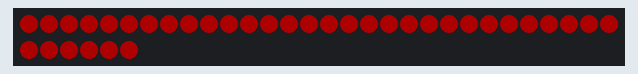
The sketch below on a simulated ESP8266 (NodeMCU). Shown: 36 RGB LEDs in strip order, left to right, continuing on the next row. Dim RGB values are drawn brighter than linear.

Above: at 1.8 s.
At 10.82 s:
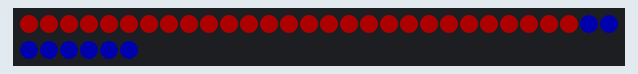
At 17.37 s:
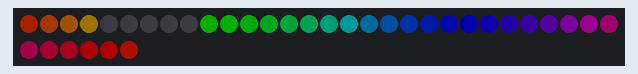
At 20.89 s:
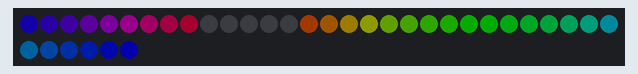
At 30.42 s:
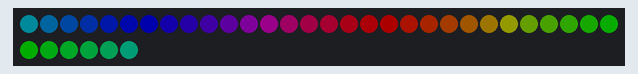
At 39.84 s:
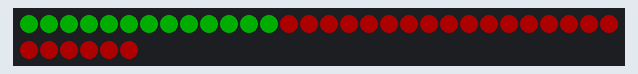

The sketch:

clock_module_Neo_test.ino
```cpp
#include <Adafruit_NeoPixel.h>
#ifdef __AVR__
#include <avr/power.h>
#endif

#define NEO_PIN D6

#define NEO_NUM_LEDS 36

#define BRIGHTNESS 50

Adafruit_NeoPixel strip = Adafruit_NeoPixel(NEO_NUM_LEDS, NEO_PIN, NEO_GRB + NEO_KHZ800);


void setup()
{

    strip.setBrightness(BRIGHTNESS);
    strip.begin();
    strip.show(); // Initialize all pixels to 'off'
}

void loop()
{
    // Some example procedures showing how to display to the pixels:
    colorWipe(strip.Color(255, 0, 0), 50); // Red
    strip.show(); // Initialize all pixels to 'off'
    delay(1000);
    colorWipe(strip.Color(0, 255, 0), 50); // Green
    colorWipe(strip.Color(255, 0, 0), 50); // Red
    strip.show(); // Initialize all pixels to 'off'
    delay(1000);
    colorWipe(strip.Color(0, 0, 255), 50); // Blue
    colorWipe(strip.Color(255, 0, 0), 50); // Red
    strip.show(); // Initialize all pixels to 'off'
    delay(1000);
    colorWipe(strip.Color(0, 0, 0, 255), 50); // White
    colorWipe(strip.Color(255, 0, 0), 50); // Red
    strip.show(); // Initialize all pixels to 'off'
    delay(1000);

    whiteOverRainbow(20, 75, 5);

    colorWipe(strip.Color(0, 0, 0, 255), 50); // White

    rainbowFade2White(3, 3, 1);
    delay(5000);
}

// Fill the dots one after the other with a color
void colorWipe(uint32_t c, uint8_t wait)
{
    for (uint16_t i = 0; i < strip.numPixels(); i++) {
        strip.setPixelColor(i, c);
        strip.show();
        delay(wait);
    }
}


void rainbowFade2White(uint8_t wait, int rainbowLoops, int whiteLoops)
{
    float fadeMax = 100.0;
    int fadeVal = 0;
    uint32_t wheelVal;
    int redVal, greenVal, blueVal;

    for (int k = 0 ; k < rainbowLoops ; k ++) {

        for (int j = 0; j < 256; j++) { // 5 cycles of all colors on wheel

            for (int i = 0; i < strip.numPixels(); i++) {

                wheelVal = Wheel(((i * 256 / strip.numPixels()) + j) & 255);

                redVal = red(wheelVal) * float(fadeVal / fadeMax);
                greenVal = green(wheelVal) * float(fadeVal / fadeMax);
                blueVal = blue(wheelVal) * float(fadeVal / fadeMax);

                strip.setPixelColor( i, strip.Color( redVal, greenVal, blueVal ) );

            }

            //First loop, fade in!
            if (k == 0 && fadeVal < fadeMax - 1) {
                fadeVal++;
            }

            //Last loop, fade out!
            else if (k == rainbowLoops - 1 && j > 255 - fadeMax ) {
                fadeVal--;
            }

            strip.show();
            delay(wait);
        }

    }


    delay(500);

}

void whiteOverRainbow(uint8_t wait, uint8_t whiteSpeed, uint8_t whiteLength )
{

    if (whiteLength >= strip.numPixels()) whiteLength = strip.numPixels() - 1;

    int head = whiteLength - 1;
    int tail = 0;

    int loops = 3;
    int loopNum = 0;

    static unsigned long lastTime = 0;


    while (true) {
        for (int j = 0; j < 256; j++) {
            for (uint16_t i = 0; i < strip.numPixels(); i++) {
                if ((i >= tail && i <= head) || (tail > head && i >= tail) || (tail > head && i <= head) ) {
                    strip.setPixelColor(i, strip.Color(0, 0, 0, 255 ) );
                } else {
                    strip.setPixelColor(i, Wheel(((i * 256 / strip.numPixels()) + j) & 255));
                }

            }

            if (millis() - lastTime > whiteSpeed) {
                head++;
                tail++;
                if (head == strip.numPixels()) {
                    loopNum++;
                }
                lastTime = millis();
            }

            if (loopNum == loops) return;

            head %= strip.numPixels();
            tail %= strip.numPixels();
            strip.show();
            delay(wait);
        }
    }

}
void fullWhite()
{

    for (uint16_t i = 0; i < strip.numPixels(); i++) {
        strip.setPixelColor(i, strip.Color(0, 0, 0, 255 ) );
    }
    strip.show();
}


// Slightly different, this makes the rainbow equally distributed throughout
void rainbowCycle(uint8_t wait)
{
    uint16_t i, j;

    for (j = 0; j < 256 * 5; j++) { // 5 cycles of all colors on wheel
        for (i = 0; i < strip.numPixels(); i++) {
            strip.setPixelColor(i, Wheel(((i * 256 / strip.numPixels()) + j) & 255));
        }
        strip.show();
        delay(wait);
    }
}

void rainbow(uint8_t wait)
{
    uint16_t i, j;

    for (j = 0; j < 256; j++) {
        for (i = 0; i < strip.numPixels(); i++) {
            strip.setPixelColor(i, Wheel((i + j) & 255));
        }
        strip.show();
        delay(wait);
    }
}

// Input a value 0 to 255 to get a color value.
// The colours are a transition r - g - b - back to r.
uint32_t Wheel(byte WheelPos)
{
    WheelPos = 255 - WheelPos;
    if (WheelPos < 85) {
        return strip.Color(255 - WheelPos * 3, 0, WheelPos * 3, 0);
    }
    if (WheelPos < 170) {
        WheelPos -= 85;
        return strip.Color(0, WheelPos * 3, 255 - WheelPos * 3, 0);
    }
    WheelPos -= 170;
    return strip.Color(WheelPos * 3, 255 - WheelPos * 3, 0, 0);
}

uint8_t red(uint32_t c)
{
    return (c >> 16);
}
uint8_t green(uint32_t c)
{
    return (c >> 8);
}
uint8_t blue(uint32_t c)
{
    return (c);
}
```
